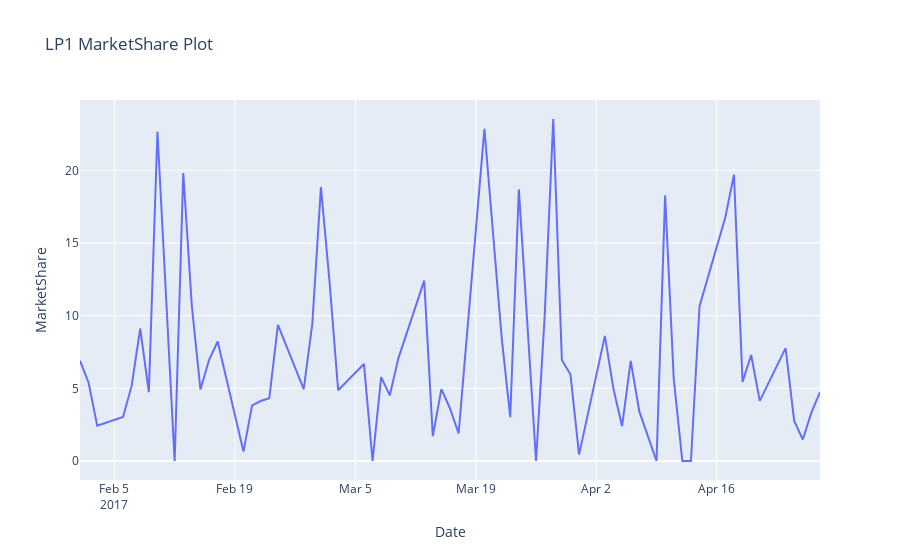

Notebook source saved alongside this figure:
### Code cell
fig = px.line(df, y="MarketShare", title = "LP1 MarketShare Plot")
fig

### Figure 1 — Plotly figure (JSON) as saved in the notebook; plotly's stock layout.template omitted (floating-point values rounded to 4 significant figures)
{"data": [{"hovertemplate": "Date=%{x}<br>MarketShare=%{y}<extra></extra>", "legendgroup": "", "line": {"color": "#636efa", "dash": "solid"}, "marker": {"symbol": "circle"}, "mode": "lines", "name": "", "orientation": "v", "showlegend": false, "type": "scatter", "x": ["2017-02-01", "2017-02-02", "2017-02-03", "2017-02-06", "2017-02-07", "2017-02-08", "2017-02-09", "2017-02-10", "2017-02-12", "2017-02-13", "2017-02-14", "2017-02-15", "2017-02-16", "2017-02-17", "2017-02-20", "2017-02-21", "2017-02-22", "2017-02-23", "2017-02-24", "2017-02-27", "2017-02-28", "2017-03-01", "2017-03-02", "2017-03-03", "2017-03-06", "2017-03-07", "2017-03-08", "2017-03-09", "2017-03-10", "2017-03-13", "2017-03-14", "2017-03-15", "2017-03-16", "2017-03-17", "2017-03-20", "2017-03-21", "2017-03-22", "2017-03-23", "2017-03-24", "2017-03-26", "2017-03-27", "2017-03-28", "2017-03-29", "2017-03-30", "2017-03-31", "2017-04-03", "2017-04-04", "2017-04-05", "2017-04-06", "2017-04-07", "2017-04-09", "2017-04-10", "2017-04-11", "2017-04-12", "2017-04-13", "2017-04-14", "2017-04-17", "2017-04-18", "2017-04-19", "2017-04-20", "2017-04-21", "2017-04-24", "2017-04-25", "2017-04-26", "2017-04-27", "2017-04-28"], "xaxis": "x", "y": [6.905, 5.387, 2.425, 3.033, 5.166, 9.103, 4.741, 22.66, 0, 19.82, 10.65, 4.916, 6.953, 8.222, 0.6486, 3.826, 4.127, 4.317, 9.371, 4.941, 9.447, 18.84, 12.35, 4.865, 6.677, 0, 5.771, 4.511, 7.065, 12.41, 1.714, 4.942, 3.613, 1.893, 22.85, 15.64, 8.522, 3.013, 18.69, 0, 9.937, 23.53, 6.957, 5.946, 0.4395, 8.608, 4.949, 2.391, 6.891, 3.412, 0, 18.27, 5.689, 0, 0, 10.65, 16.77, 19.7, 5.446, 7.293, 4.136, 7.767, 2.754, 1.482, 3.33, 4.745], "yaxis": "y"}], "layout": {"autosize": true, "legend": {"tracegroupgap": 0}, "title": {"text": "LP1 MarketShare Plot"}, "xaxis": {"anchor": "y", "autorange": true, "domain": [0, 1], "range": ["2017-02-01", "2017-04-28"], "title": {"text": "Date"}, "type": "date"}, "yaxis": {"anchor": "x", "autorange": true, "domain": [0, 1], "range": [-1.307, 24.84], "title": {"text": "MarketShare"}, "type": "linear"}}}
